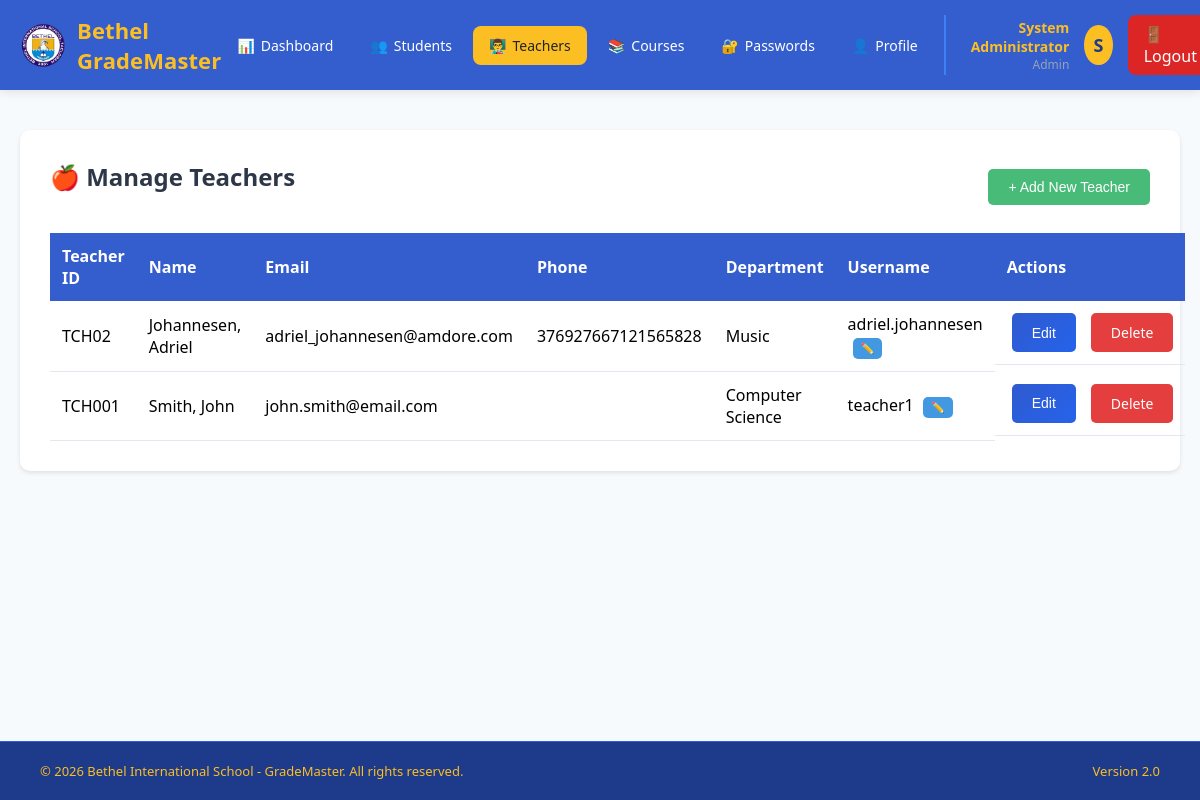
The app's page /manage_teachers.php (signed in), older data.
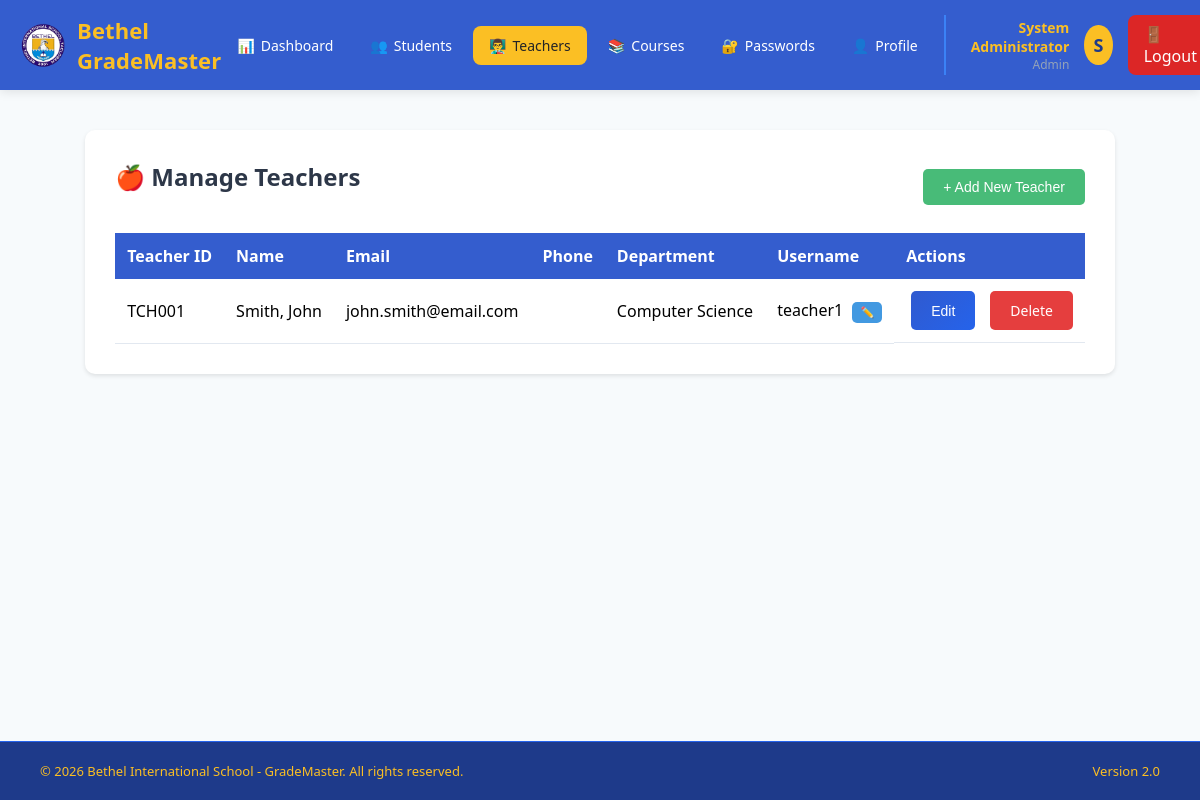
The same page, newer data.
### tables this page shows
CREATE TABLE `teachers` (
  `id` int(11) NOT NULL,
  `user_id` int(11) DEFAULT NULL,
  `teacher_id` varchar(20) NOT NULL,
  `first_name` varchar(50) NOT NULL,
  `last_name` varchar(50) NOT NULL,
  `email` varchar(100) DEFAULT NULL,
  `phone` varchar(20) DEFAULT NULL,
  `department` varchar(100) DEFAULT NULL,
  `profile_image` varchar(255) DEFAULT NULL
);

CREATE TABLE `users` (
  `id` int(11) NOT NULL,
  `username` varchar(50) NOT NULL,
  `password` varchar(255) NOT NULL,
  `full_name` varchar(100) NOT NULL,
  `role` enum('admin','teacher','student') NOT NULL,
  `created_at` timestamp NOT NULL DEFAULT current_timestamp()
);

### manage_teachers.php (the view, shortened to what this page needs)
<?php
require_once 'config/database.php';
include 'includes/header.php';
$stmt = $pdo->query("SELECT t.*, u.username FROM teachers t JOIN users u ON t.user_id = u.id ORDER BY t.last_name, t.first_name");
$teachers = $stmt->fetchAll();
?>
<!DOCTYPE html>
<html lang="en">
<head>
</head>
<body>
    <div class="container">
        <div class="card">
            <div style="display: flex; justify-content: space-between; align-items: center; margin-bottom: 20px;">
                <h2>🍎 Manage Teachers</h2>
                <button class="btn btn-success" onclick="openAddModal()">+ Add New Teacher</button>
            </div>
            <table>
                <thead>
                    <tr>
                        <th>Teacher ID</th>
                        <th>Name</th>
                        <th>Email</th>
                        <th>Phone</th>
                        <th>Department</th>
                        <th>Username</th>
                        <th>Actions</th>
                    </tr>
                </thead>
                <tbody>
                    <?php foreach ($teachers as $teacher): ?>
                    <tr>
                        <td><?php echo htmlspecialchars($teacher['teacher_id']); ?></td>
                        <td><?php echo htmlspecialchars($teacher['last_name'] . ', ' . $teacher['first_name']); ?></td>
                        <td><?php echo htmlspecialchars($teacher['email']); ?></td>
                        <td><?php echo htmlspecialchars($teacher['phone']); ?></td>
                        <td><?php echo htmlspecialchars($teacher['department']); ?></td>
                        <td>
                            <span id="username-display-<?php echo $teacher['id']; ?>">
                                <?php echo htmlspecialchars($teacher['username']); ?>
                            </span>
                            <button class="btn btn-sm" style="background: #4299e1; padding: 4px 8px; font-size: 11px; margin-left: 5px;"
                                    onclick="openUsernameModal(<?php echo $teacher['id']; ?>, '<?php echo htmlspecialchars($teacher['username']); ?>')">
                                ✏️
                            </button>
                        </td>
                        <td class="action-buttons" style="top: 20px;">
                            <button class="btn btn-sm" onclick='openEditModal(<?php echo json_encode($teacher); ?>)'>Edit</button>
                            <a href="?delete=<?php echo $teacher['id']; ?>" class="btn btn-sm btn-danger" onclick="return confirm('Are you sure you want to delete this teacher?')">Delete</a>
                        </td>
                    </tr>
                    <?php endforeach; ?>
                </tbody>
            </table>
        </div>
    </div>
</body>
</html>
<?php include 'includes/footer.php'; ?>

Row changes from the older to the newer data that the page shows:
removed teachers: teacher "TCH02", last_name+first_name "Johannesen, Adriel", email "adriel_johannesen@amdore.com", phone "376927667121565828", department "Music", user.username "adriel.johannesen"
